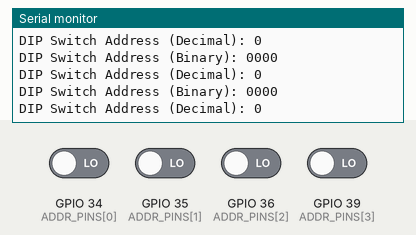
Recording of a sketch running on a simulated ESP32. Shown: the last lines printed to the serial monitor. Inputs (shaded band) come from the test bench; at power-on: GPIO 34 (ADDR_PINS[0]), GPIO 35 (ADDR_PINS[1]), GPIO 36 (ADDR_PINS[2]), GPIO 39 (ADDR_PINS[3]) LOW.

Above: at 1.3 s.
1.4 s: GPIO 34 (ADDR_PINS[0]) driven HIGH
At 1.9 s:
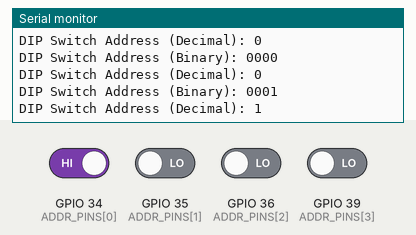
2.9 s: GPIO 35 (ADDR_PINS[1]) driven HIGH
At 3.4 s:
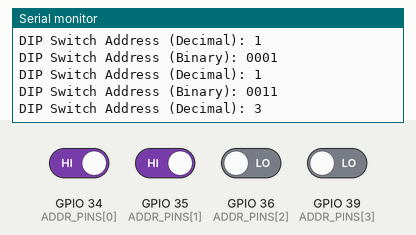
4.4 s: GPIO 36 (ADDR_PINS[2]) driven HIGH
At 4.9 s:
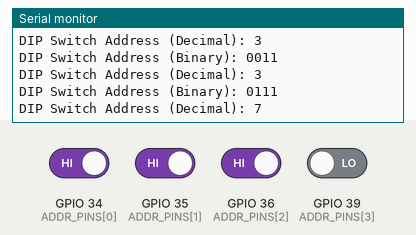
5.9 s: GPIO 39 (ADDR_PINS[3]) driven HIGH
At 6.4 s:
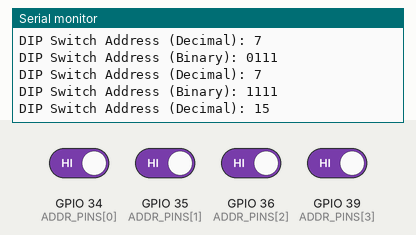
7.4 s: GPIO 34 (ADDR_PINS[0]) driven LOW
At 7.9 s:
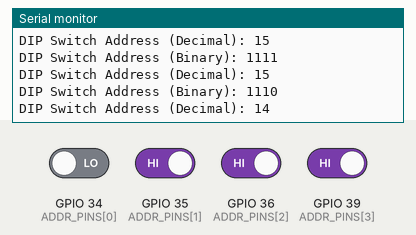
8.9 s: GPIO 35 (ADDR_PINS[1]) driven LOW
At 9.4 s:
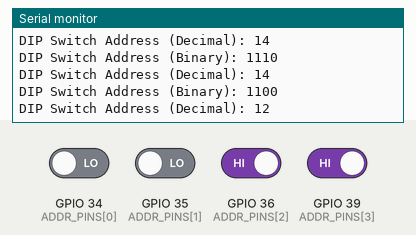
Timing chart, 0 to 11.4 s (numbered marks = the images above; inputs shaded):
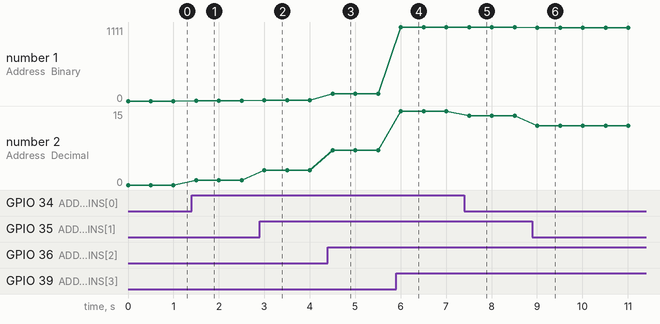

Measured:
- after the input at 1.4 s, the serial monitor: prints a new line after 0.10 s (image 1)
- after the input at 2.9 s, the serial monitor: prints a new line after 0.10 s (image 2)
- after the input at 4.4 s, the serial monitor: prints a new line after 0.10 s (image 3)
- after the input at 5.9 s, the serial monitor: prints a new line after 0.11 s (image 4)
- after the input at 7.4 s, the serial monitor: prints a new line after 0.11 s (image 5)
- after the input at 8.9 s, the serial monitor: prints a new line after 0.11 s (image 6)
- plotted number 1: 0 → 1 after the input at 1.4 s, 1 → 11 after the input at 2.9 s, 11 → 111 after the input at 4.4 s, 111 → 1111 after the input at 5.9 s, 1111 → 1110 after the input at 7.4 s
- plotted number 2: 0 → 1 after the input at 1.4 s, 1 → 3 after the input at 2.9 s, 3 → 7 after the input at 4.4 s, 7 → 15 after the input at 5.9 s, 15 → 14 after the input at 7.4 s

The sketch:

DIP_4Swtcih.ino
```cpp
// Define the GPIO pins for DIP switch input in an array
int ADDR_PINS[] = {34, 35, 36, 39};  // LSB (34) to MSB (39)
int num_pins = sizeof(ADDR_PINS) / sizeof(ADDR_PINS[0]);  // Number of pins

void setup() {
  // Start the serial communication
  Serial.begin(115200);

  // Set each GPIO pin in ADDR_PINS as input
  for (int i = 0; i < num_pins; i++) {
    pinMode(ADDR_PINS[i], INPUT);  // External pull-up/pull-down resistor
  }
}

void loop() {
  int address = 0;

  // Read the states of the DIP switch pins
  for (int i = 0; i < num_pins; i++) {
    int bit_value = digitalRead(ADDR_PINS[i]);  // Read each pin state
    address |= (bit_value << i);  // Shift the bit according to its position (LSB first)
  }

  // Print the address in binary format
  Serial.print("DIP Switch Address (Binary): ");
  for (int i = num_pins - 1; i >= 0; i--) {  // Print MSB first
    Serial.print(digitalRead(ADDR_PINS[i]));
  }
  Serial.println();

  // Optionally, print the address in decimal for reference
  Serial.print("DIP Switch Address (Decimal): ");
  Serial.println(address);

  // Small delay to avoid flooding the serial monitor
  delay(500);
}
```
